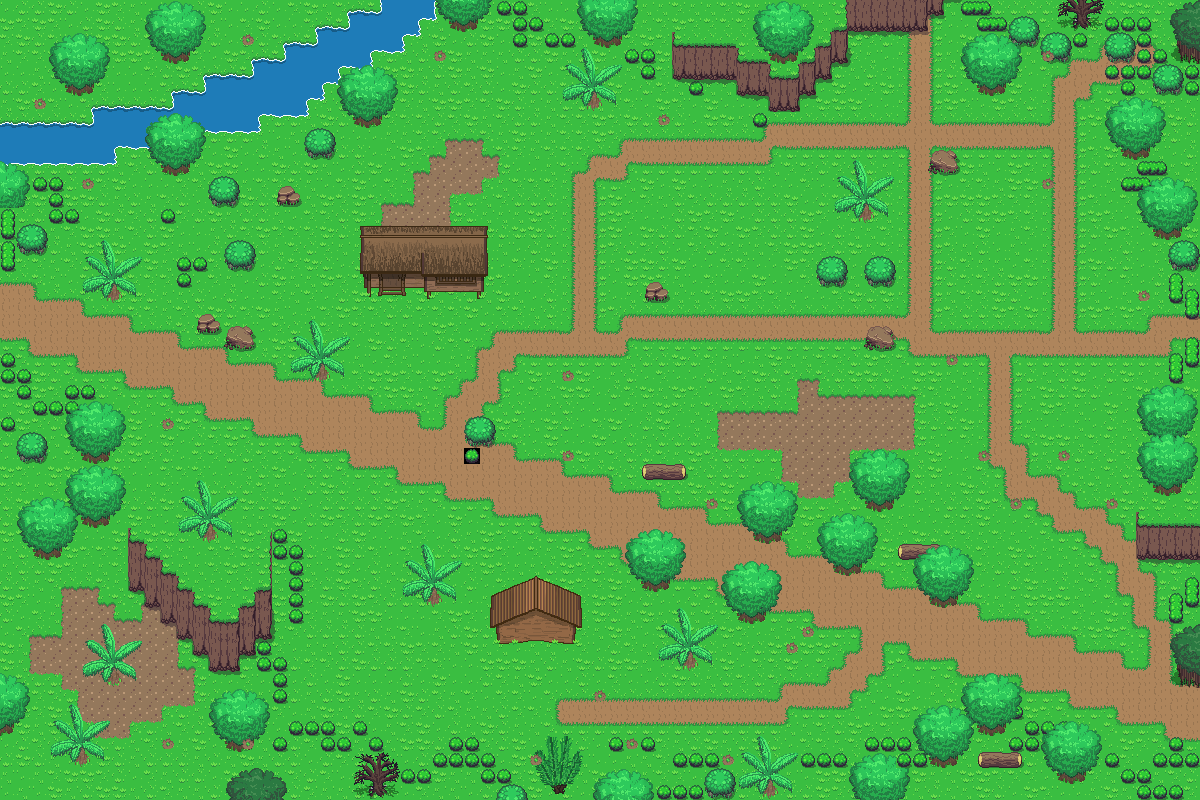

The image is a tile-based game level rendered from a .tmx file. Its description and source (layers, tilesets, objects; grid data summarised) follow:
An orthogonal 75x50 tile map with 16x16 px tiles, 9 tile layers (Base, endblocks, Cliff, Objects 1, ...), 2 tilesets.

<map version="1.0.0" orientation="orthogonal" renderorder="left-down" width="75" height="50" tilewidth="16" tileheight="16" nextobjectid="1">
 <tileset firstgid="1" source="../Tileset/Overworld.tsx" />
 <tileset firstgid="1729" source="../Tileset/Building.tsx" />
 <layer name="Base" width="75" height="50">
  <data>[3750 cells, 3750 non-empty, 40 distinct tile ids]</data>
 </layer>
 <layer name="endblocks" width="75" height="50">
  <data>[3750 cells, 284 non-empty, 80 distinct tile ids]</data>
 </layer>
 <layer name="Cliff" width="75" height="50">
  <data>[3750 cells, 144 non-empty, 20 distinct tile ids]</data>
 </layer>
 <layer name="Objects 1" width="75" height="50">
  <data>[3750 cells, 58 non-empty, 12 distinct tile ids]</data>
 </layer>
 <layer name="Plants 1" width="75" height="50">
  <data>[3750 cells, 248 non-empty, 16 distinct tile ids]</data>
 </layer>
 <layer name="Buildings 1" width="75" height="50">
  <data>[3750 cells, 48 non-empty, 48 distinct tile ids]</data>
 </layer>
 <layer name="Objects 2" width="75" height="50">
  <data>[3750 cells, 0 non-empty, 0 distinct tile ids]</data>
 </layer>
 <layer name="Plants 2" width="75" height="50">
  <data>[3750 cells, 0 non-empty, 0 distinct tile ids]</data>
 </layer>
 <layer name="Above Player" width="75" height="50">
  <properties>
   <property name="unity:sortingLayerName" value="AbovePlayer" />
  </properties>
  <data>[3750 cells, 320 non-empty, 52 distinct tile ids]</data>
 </layer>
</map>
